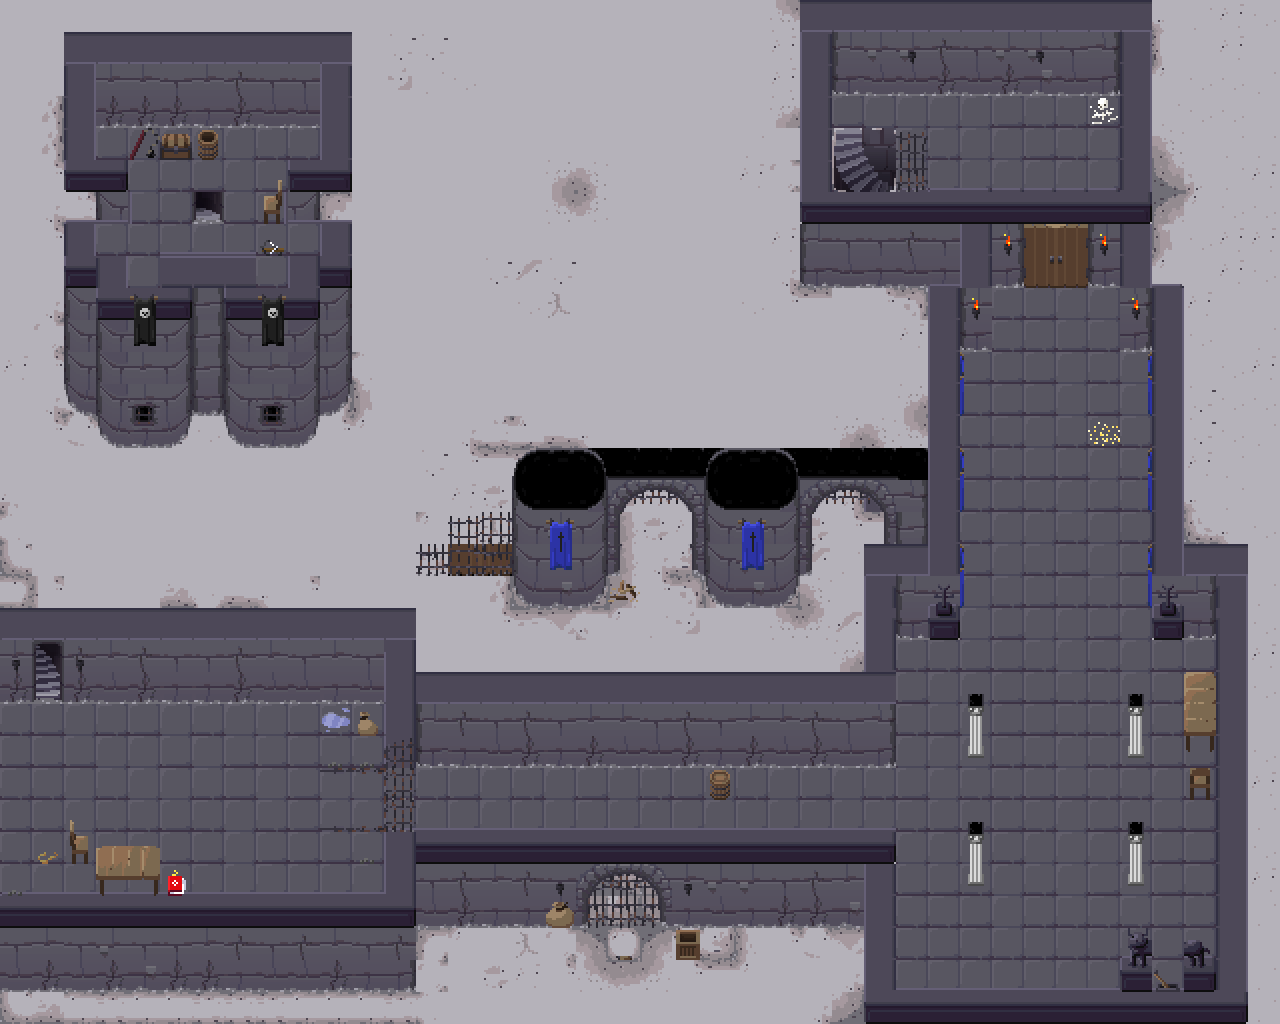

The image is a tile-based game level rendered from a .tmx file. Its description and source (layers, tilesets, objects; grid data summarised) follow:
An orthogonal 40x32 tile map with 32x32 px tiles, 10 tile layers (ground, barrier, walkable_walls, wall, ...), 2 hidden layers not drawn and 57 objects (2x exit, 2x break, lever).

<map version="1.5" tiledversion="1.5.0" orientation="orthogonal" renderorder="left-up" width="40" height="32" tilewidth="32" tileheight="32" infinite="0" nextlayerid="33" nextobjectid="123">
 <tileset firstgid="1" source="dungeon_tileset.tsx" />
 <layer id="11" name="ground" width="40" height="32">
  <data>[1280 cells, 1197 non-empty, 87 distinct tile ids]</data>
 </layer>
 <layer id="18" name="barrier" width="40" height="32">
  <data>[1280 cells, 11 non-empty, 4 distinct tile ids]</data>
 </layer>
 <layer id="22" name="walkable_walls" width="40" height="32">
  <properties>
   <property name="layer_above_player" type="bool" value="true" />
  </properties>
  <data>[1280 cells, 16 non-empty, 4 distinct tile ids]</data>
 </layer>
 <layer id="12" name="wall" width="40" height="32">
  <data>[1280 cells, 264 non-empty, 39 distinct tile ids]</data>
 </layer>
 <layer id="13" name="ceiling" width="40" height="32">
  <data>[1280 cells, 255 non-empty, 20 distinct tile ids]</data>
 </layer>
 <layer id="15" name="decorations" width="40" height="32">
  <data>[1280 cells, 69 non-empty, 45 distinct tile ids]</data>
 </layer>
 <layer id="19" name="interact" width="40" height="32">
  <data>[1280 cells, 10 non-empty, 8 distinct tile ids]</data>
 </layer>
 <layer id="31" name="fence_corridor" width="40" height="32">
  <data>[1280 cells, 3 non-empty, 2 distinct tile ids]</data>
 </layer>
 <objectgroup id="32" name="fence_corridor_object">
  <object id="119" x="384" y="768" width="32" height="64" />
 </objectgroup>
 <layer id="29" name="leverunlocked" width="40" height="32" visible="0">
  <data>[1280 cells, 1 non-empty, 1 distinct tile ids]</data>
 </layer>
 <layer id="30" name="leverlocked" width="40" height="32">
  <data>[1280 cells, 1 non-empty, 1 distinct tile ids]</data>
 </layer>
 <layer id="26" name="doorlocked" width="40" height="32">
  <data>[1280 cells, 4 non-empty, 4 distinct tile ids]</data>
 </layer>
 <layer id="27" name="doorunlocked" width="40" height="32" visible="0">
  <data>[1280 cells, 6 non-empty, 6 distinct tile ids]</data>
 </layer>
 <objectgroup id="24" name="wall_colliders" visible="0" locked="1">
  <object id="26" x="928" y="288" width="32" height="256" />
  <object id="27" x="960" y="224" width="32" height="64" />
  <object id="29" x="864" y="992" width="384" height="32" />
  <object id="30" x="1216" y="544" width="32" height="480" />
  <object id="32" x="1152" y="288" width="32" height="288" />
  <object id="36" x="832" y="192" width="160" height="32" />
  <object id="44" x="960" y="288" width="32" height="64" />
  <object id="45" x="992" y="224" width="32" height="64" />
  <object id="46" x="1088" y="224" width="32" height="64" />
  <object id="47" x="1120" y="288" width="32" height="64" />
  <object id="48" x="800" y="224" width="160" height="64" />
  <object id="49" x="512" y="448" width="96" height="160" />
  <object id="52" x="704" y="480" width="96" height="128" />
  <object id="56" x="896" y="480" width="32" height="64" />
  <object id="58" x="64" y="32" width="288" height="416" />
  <object id="59" x="608" y="448" width="320" height="32" />
  <object id="62" x="608" y="480" width="32" height="96" />
  <object id="63" x="640" y="480" width="64" height="32" />
  <object id="64" x="672" y="512" width="32" height="64" />
  <object id="65" x="800" y="480" width="32" height="96" />
  <object id="66" x="832" y="480" width="64" height="32" />
  <object id="67" x="864" y="512" width="32" height="64" />
  <object id="68" x="0" y="608" width="416" height="96" />
  <object id="70" x="384" y="672" width="512" height="96" />
  <object id="71" x="0" y="896" width="416" height="96" />
  <object id="73" x="384" y="832" width="512" height="96" />
  <object id="74" x="864" y="928" width="32" height="96" />
  <object id="75" x="864" y="992" width="384" height="32" />
  <object id="76" x="864" y="544" width="96" height="96" />
  <object id="77" x="864" y="544" width="32" height="224" />
  <object id="78" x="1152" y="544" width="96" height="96" />
  <object id="79" x="800" y="0" width="352" height="96" />
  <object id="80" x="800" y="0" width="32" height="224" />
  <object id="81" x="1120" y="0" width="32" height="224" />
  <object id="82" x="1120" y="224" width="32" height="64" />
  <object id="83" x="64" y="832" width="32" height="32" />
  <object id="85" x="96" y="832" width="64" height="64" />
  <object id="86" x="704" y="768" width="32" height="32" />
  <object id="87" x="1184" y="672" width="32" height="128" />
  <object id="88" x="1120" y="928" width="32" height="64" />
  <object id="89" x="1184" y="928" width="32" height="64" />
  <object id="90" x="960" y="736" width="32" height="32" />
  <object id="91" x="1120" y="736" width="32" height="32" />
  <object id="92" x="960" y="864" width="32" height="32" />
  <object id="93" x="1120" y="864" width="32" height="32" />
  <object id="94" x="896" y="128" width="32" height="64" />
  <object id="96" x="1088" y="96" width="32" height="32" />
  <object id="104" x="1152" y="960" width="32" height="32" />
  <object id="105" x="832" y="128" width="64" height="64" />
  <object id="118" x="192" y="736" />
 </objectgroup>
 <objectgroup id="28" name="doorlocked_object">
  <object id="100" x="1024" y="224" width="64" height="64" />
 </objectgroup>
 <objectgroup id="25" name="interactions" visible="0">
  <object id="106" name="lever" x="1152" y="928" width="32" height="32">
   <properties>
    <property name="destroyed" type="bool" value="false" />
    <property name="key" value="F" />
   </properties>
  </object>
  <object id="108" name="exit" x="832" y="96" width="32" height="32">
   <properties>
    <property name="destroyed" type="bool" value="false" />
    <property name="key" value="F" />
   </properties>
  </object>
  <object id="113" name="exit" x="864" y="96" width="32" height="32">
   <properties>
    <property name="destroyed" type="bool" value="false" />
    <property name="key" value="F" />
   </properties>
  </object>
  <object id="121" name="break" x="352" y="768" width="32" height="32">
   <properties>
    <property name="destroyed" type="bool" value="false" />
    <property name="key" value="E" />
   </properties>
  </object>
  <object id="122" name="break" x="352" y="800" width="32" height="32">
   <properties>
    <property name="destroyed" type="bool" value="false" />
    <property name="key" value="E" />
   </properties>
  </object>
 </objectgroup>
</map>
